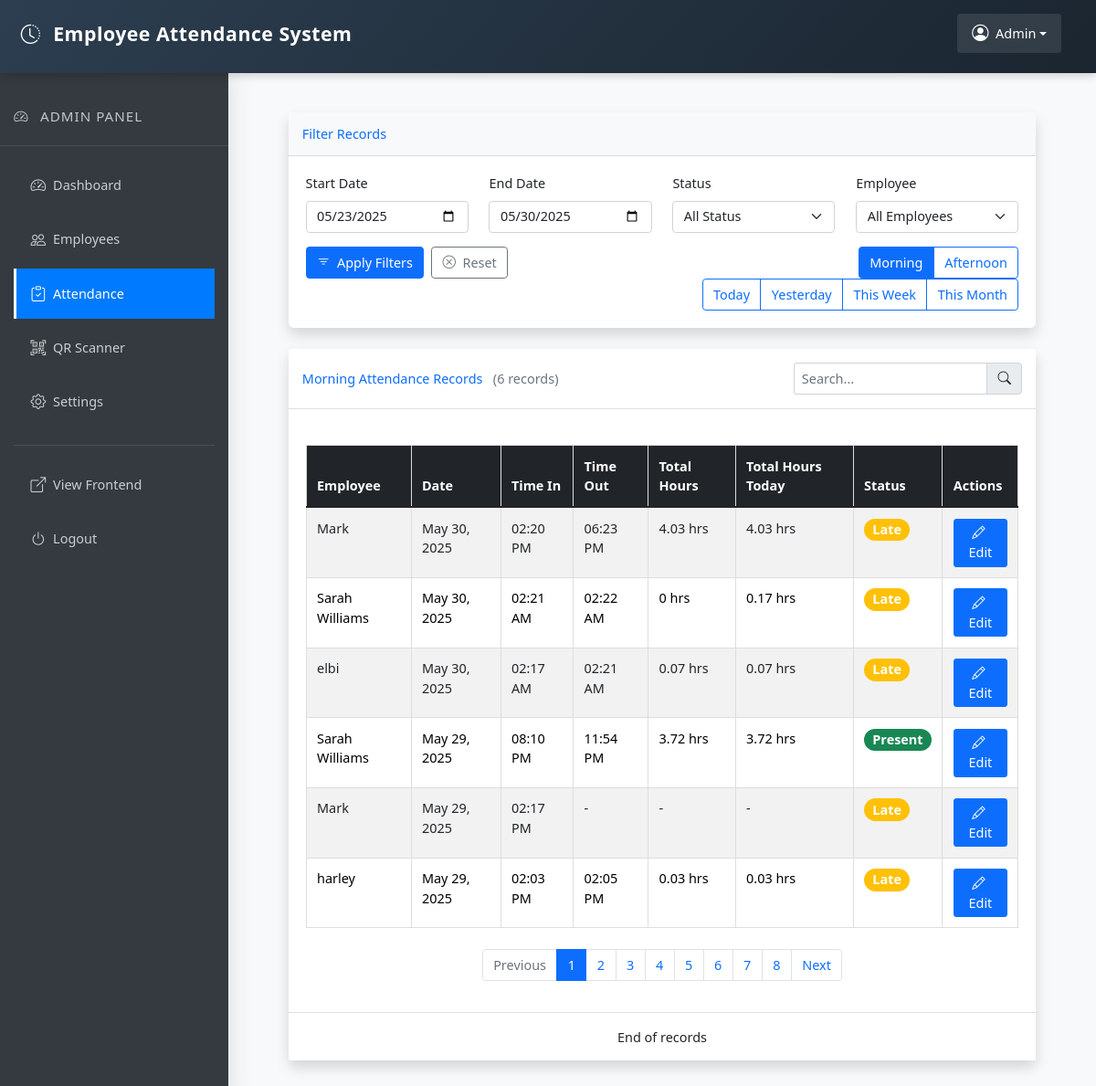
/views/admin/attendance.php (signed in), run on an earlier commit of the app's database.
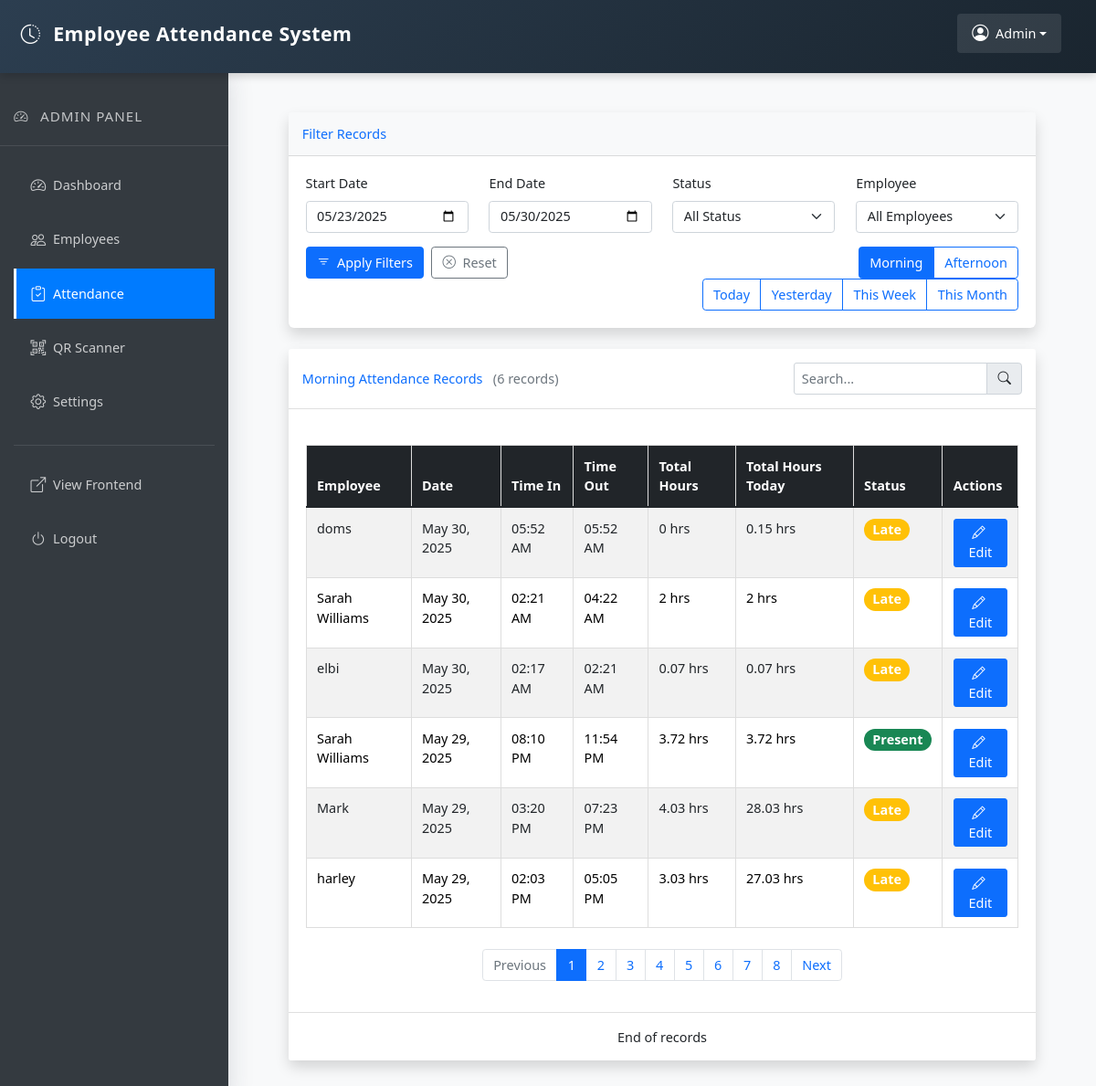
And on a later commit of the database.
### tables this page shows
CREATE TABLE `morning_time_log` (
  `id` int(11) NOT NULL,
  `employee_id` int(11) NOT NULL,
  `time_in` datetime DEFAULT NULL,
  `time_out` datetime DEFAULT NULL,
  `status` enum('present','late','absent') DEFAULT 'absent'
);

CREATE TABLE `users` (
  `id` int(11) NOT NULL,
  `username` varchar(50) NOT NULL,
  `password` varchar(255) NOT NULL,
  `email` varchar(100) NOT NULL,
  `code` varchar(255) NOT NULL,
  `created_at` timestamp NOT NULL DEFAULT current_timestamp()
);

### views/admin/attendance.php (the view, shortened to what the changed rows need)
<!DOCTYPE html>
<html lang="en">
<head>
    <link rel="stylesheet" href="../../assets/css/admin.css">
    <link rel="stylesheet" href="../../assets/css/bootstrap.min.css">
    <link rel="stylesheet" href="https://cdnjs.cloudflare.com/ajax/libs/font-awesome/6.0.0-beta3/css/all.min.css">
    <link rel="stylesheet" href="https://cdn.jsdelivr.net/npm/bootstrap-icons@1.7.2/font/bootstrap-icons.css">
</head>
<body>
    <?php
    require_once '../../includes/admin/header.php';
    require_once '../../db/connect.php';
    ?>
    <div class="main-content">
        <div class="container-fluid mt-4">
            <div class="content-wrapper">
                <div class="container-fluid">
                    <div id="morningAttendanceContainer">
                        <?php require_once '../../includes/admin/morning_attendance.php'; ?>
                    </div>
                </div>
            </div>
        </div>
    </div>
</body>
</html>

### includes/admin/morning_attendance.php (shortened to what the changed rows need)
<?php
require_once '../../db/connect.php';
$startDate = isset($_GET['start_date']) ? $_GET['start_date'] : date('Y-m-d', strtotime('-7 days'));
$endDate = isset($_GET['end_date']) ? $_GET['end_date'] : date('Y-m-d');
$page = isset($_GET['page']) ? max(1, intval($_GET['page'])) : 1;
$rowsPerPage = isset($_GET['rows_per_page']) ? intval($_GET['rows_per_page']) : 6;
$offset = ($page - 1) * $rowsPerPage;
$countQuery = "SELECT COUNT(*) as total FROM morning_time_log t
               JOIN users u ON t.employee_id = u.id
               WHERE 1=1";
if ($startDate) {
    $countQuery .= " AND DATE(t.time_in) >= '$startDate'";
}
if ($endDate) {
    $countQuery .= " AND DATE(t.time_in) <= '$endDate'";
}
$countResult = $conn->query($countQuery);
$totalRecords = $countResult->fetch_assoc()['total'];
$totalPages = ceil($totalRecords / $rowsPerPage);
$query = "SELECT t.*, u.username
          FROM morning_time_log t
          JOIN users u ON t.employee_id = u.id
          WHERE 1=1";
if ($startDate) {
    $query .= " AND DATE(t.time_in) >= '$startDate'";
}
if ($endDate) {
    $query .= " AND DATE(t.time_in) <= '$endDate'";
}
$query .= " ORDER BY t.time_in DESC LIMIT $rowsPerPage OFFSET $offset";
$result = $conn->query($query);
$query_total_hours = "
    SELECT
        t_combined.employee_id,
        t_combined.log_date,
        SUM(t_combined.hours) AS total_hours
    FROM (
        -- Get hours from morning logs
        SELECT
            employee_id,
            DATE(time_in) AS log_date,
            TIMESTAMPDIFF(HOUR, time_in, time_out) +
            TIMESTAMPDIFF(MINUTE, time_in, time_out) % 60 / 60 AS hours
        FROM
            morning_time_log
        WHERE
            time_out IS NOT NULL
        UNION ALL
        -- Get hours from afternoon logs
        SELECT
            employee_id,
            DATE(time_in) AS log_date,
            TIMESTAMPDIFF(HOUR, time_in, time_out) +
            TIMESTAMPDIFF(MINUTE, time_in, time_out) % 60 / 60 AS hours
        FROM
            afternoon_time_log
        WHERE
            time_out IS NOT NULL
    ) AS t_combined
    GROUP BY
        t_combined.employee_id, t_combined.log_date";
$total_hours_result = $conn->query($query_total_hours);
$total_hours_by_employee = [];
if ($total_hours_result && $total_hours_result->num_rows > 0) {
    while ($row = $total_hours_result->fetch_assoc()) {
        $key = $row['employee_id'] . '_' . $row['log_date'];
        $total_hours_by_employee[$key] = round($row['total_hours'], 2);
    }
}
?>
<div class="card shadow mb-4">
    <div class="card-body">
        <div class="table-responsive" id="reportTableContainer">
            <table class="table table-striped table-hover" id="reportTable">
                <thead class="table-dark">
                    <tr>
                        <th>Employee</th>
                        <th>Date</th>
                        <th>Time In</th>
                        <th>Time Out</th>
                        <th>Total Hours</th>
                        <th>Total Hours Today</th>
                        <th>Status</th>
                        <th>Actions</th>
                    </tr>
                </thead>
                <tbody>
                    <?php if ($result->num_rows == 0): ?>
                        <tr>
                            <td colspan="8" class="text-center">No records found</td>
                        </tr>
                    <?php else: ?>
                        <?php while($row = $result->fetch_assoc()): ?>
                            <?php
                            $hours = '-';
                            if (!empty($row['time_out'])) {
                                $timeIn = new DateTime($row['time_in']);
                                $timeOut = new DateTime($row['time_out']);
                                $interval = $timeIn->diff($timeOut);
                                $hours = $interval->h + ($interval->i / 60);
                                $hours = round($hours, 2) . ' hrs';
                            }
                            $date = date('Y-m-d', strtotime($row['time_in']));
                            $key = $row['employee_id'] . '_' . $date;
                            $total_hours_today = isset($total_hours_by_employee[$key]) ?
                                $total_hours_by_employee[$key] . ' hrs' : '-';
                            ?>
                            <tr>
                                <td><?php echo htmlspecialchars($row['username']); ?></td>
                                <td><?php echo date('M d, Y', strtotime($row['time_in'])); ?></td>
                                <td><?php echo date('h:i A', strtotime($row['time_in'])); ?></td>
                                <td><?php echo $row['time_out'] ? date('h:i A', strtotime($row['time_out'])) : '-'; ?></td>
                                <td><?php echo $hours; ?></td>
                                <td><?php echo $total_hours_today; ?></td>
                                <td>
                                    <span class="badge rounded-pill <?php
                                        echo match($row['status']) {
                                            'present' => 'bg-success',
                                            'late' => 'bg-warning',
                                            'absent' => 'bg-danger',
                                            default => 'bg-secondary'
                                        };
                                    ?>">
                                        <?php echo ucfirst($row['status']); ?>
                                    </span>
                                </td>
                                <td>
                                    <button class="btn btn-sm btn-primary" onclick="editAttendance(<?php echo $row['id']; ?>, '<?php echo htmlspecialchars($row['username']); ?>', '<?php echo $row['time_in']; ?>', '<?php echo $row['time_out'] ? $row['time_out'] : ''; ?>', '<?php echo $row['status']; ?>')">
                                        <i class="bi bi-pencil me-1"></i>Edit
                                    </button>
                                </td>
                            </tr>
                        <?php endwhile; ?>
                    <?php endif; ?>
                </tbody>
            </table>
        </div>
        <?php if ($totalPages > 1): ?>
        <nav aria-label="Page navigation" class="mt-4">
            <ul class="pagination justify-content-center">
                <?php for ($i = 1; $i <= $totalPages; $i++): ?>
                <li class="page-item <?php echo ($i == $page) ? 'active' : ''; ?>">
                    <a class="page-link" href="#" data-page="<?php echo $i; ?>"><?php echo $i; ?></a>
                </li>
                <?php endfor; ?>
            </ul>
        </nav>
        <?php endif; ?>
    </div>
</div>

What changed in the data, as far as the page shows it:
no longer on this page (row edited): morning_time_log: employee.username "Mark", time_in "May 29, 2025", time_in "02:17 PM", hours "-", total_hours_today "-", status "Late"
added morning_time_log: employee.username "doms", time_in "May 30, 2025", time_in "05:52 AM", time_out "05:52 AM", hours "0 hrs", total_hours_today "0.15 hrs", status "Late"
changed morning_time_log: time_out "02:22 AM" → "04:22 AM"; hours "0 hrs" → "2 hrs"; total_hours_today "0.17 hrs" → "2 hrs"
changed morning_time_log "4.03 hrs": time_in "May 30, 2025" → "May 29, 2025"; time_in "02:20 PM" → "03:20 PM"; time_out "06:23 PM" → "07:23 PM"; total_hours_today "4.03 hrs" → "28.03 hrs"; moves down the list
changed morning_time_log "02:03 PM": time_out "02:05 PM" → "05:05 PM"; hours "0.03 hrs" → "3.03 hrs"; total_hours_today "0.03 hrs" → "27.03 hrs"
